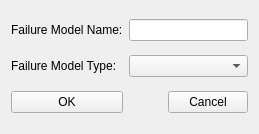
<?xml version="1.0" encoding="UTF-8"?>
<ui version="4.0">
 <class>GUIFailureModelTypeDialog</class>
 <widget class="QWidget" name="GUIFailureModelTypeDialog">
  <property name="geometry">
   <rect>
    <x>0</x>
    <y>0</y>
    <width>259</width>
    <height>134</height>
   </rect>
  </property>
  <property name="windowTitle">
   <string>Failure Model</string>
  </property>
  <layout class="QGridLayout" name="gridLayout">
   <item row="0" column="0">
    <widget class="QLabel" name="label_2">
     <property name="text">
      <string>Failure Model Name:</string>
     </property>
    </widget>
   </item>
   <item row="0" column="1" colspan="2">
    <widget class="QLineEdit" name="lineEdit_name"/>
   </item>
   <item row="1" column="0">
    <widget class="QLabel" name="label">
     <property name="text">
      <string>Failure Model Type:</string>
     </property>
    </widget>
   </item>
   <item row="1" column="1" colspan="2">
    <widget class="QComboBox" name="comboBox_type"/>
   </item>
   <item row="2" column="0">
    <widget class="QPushButton" name="pushButtonOK">
     <property name="text">
      <string>OK</string>
     </property>
    </widget>
   </item>
   <item row="2" column="1">
    <spacer name="horizontalSpacer">
     <property name="orientation">
      <enum>Qt::Horizontal</enum>
     </property>
     <property name="sizeHint" stdset="0">
      <size>
       <width>76</width>
       <height>20</height>
      </size>
     </property>
    </spacer>
   </item>
   <item row="2" column="2">
    <widget class="QPushButton" name="pushButtonCancel">
     <property name="text">
      <string>Cancel</string>
     </property>
    </widget>
   </item>
  </layout>
 </widget>
 <resources/>
 <connections/>
</ui>
